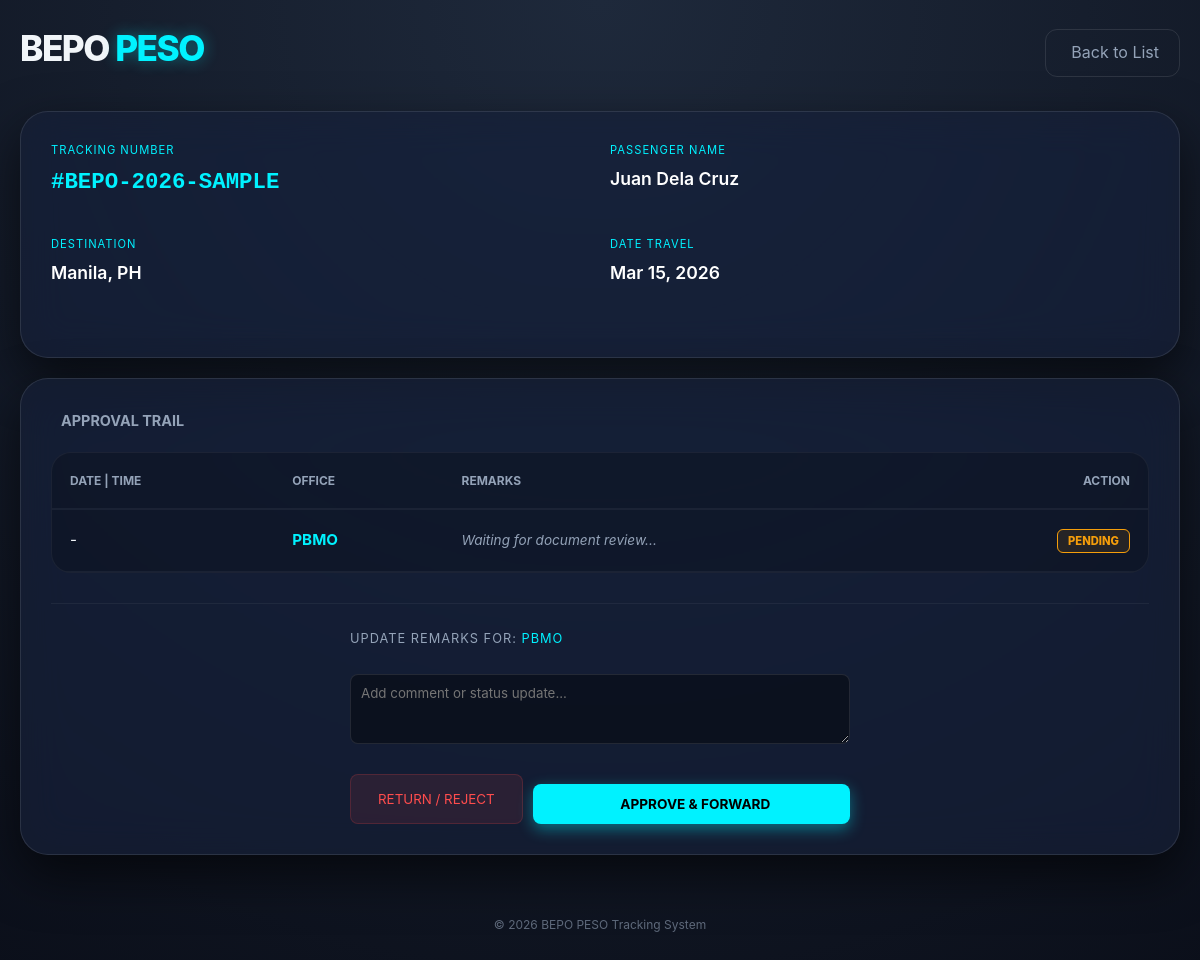
Screenshot of /bepo_peso_tracking/admin/process_order.php?id=BEPO-2026-SAMPLE&office=PBMO with the database file from the repository.
### tables this page shows
CREATE TABLE IF NOT EXISTS travel_orders (
    id INT AUTO_INCREMENT PRIMARY KEY,
    tracking_id VARCHAR(20) NOT NULL UNIQUE,  
    passenger_name VARCHAR(100) NOT NULL,
    passport_no VARCHAR(50) NOT NULL,
    destination VARCHAR(100) NOT NULL,
    travel_date DATE NOT NULL,
    
     
    current_office ENUM('PBMO', 'PHRMO', 'PADMO', 'GO', 'COMPLETED') DEFAULT 'PBMO',
    status ENUM('Pending', 'Confirmed', 'Cancelled') DEFAULT 'Pending',
    
     
    created_at TIMESTAMP DEFAULT CURRENT_TIMESTAMP,
    updated_at TIMESTAMP DEFAULT CURRENT_TIMESTAMP ON UPDATE CURRENT_TIMESTAMP,

     
    INDEX (tracking_id),
    INDEX (current_office),
    INDEX (status)
);

### bepo_peso_tracking/includes/functions.php (called while the page is built, shortened)
<?php
function formatDate($date) {
    return date("M d, Y", strtotime($date));
}
?>

### bepo_peso_tracking/admin/process_order.php (the view, shortened to what this page needs)
<?php
include '../includes/config.php';
include '../includes/functions.php';
$id = isset($_GET['id']) ? $conn->real_escape_string($_GET['id']) : '';
$office_filter = isset($_GET['office']) ? $_GET['office'] : 'PBMO';
$order = null;
if (!empty($id)) {
    $sql = "SELECT * FROM travel_orders WHERE tracking_id = '$id'";
    $result = $conn->query($sql);
    if ($result && $result->num_rows > 0) {
        $order = $result->fetch_assoc();
    }
}
?>
<!DOCTYPE html>
<html lang="en">
<head>
    <link rel="stylesheet" href="../assets/style.css">
    <link href="https://cdn.jsdelivr.net/npm/remixicon@3.5.0/fonts/remixicon.css" rel="stylesheet">
</head>
<body>
    <div class="container">
        <header class="admin-actions">
            <div class="logo">
                <a href="dashboard.php" style="text-decoration: none; color: inherit;">
                    BEPO <span>PESO</span>
                </a>
            </div>
            <a href="dashboard.php?office=<?= $office_filter ?>" class="btn-cancel" style="border: 1px solid rgba(255,255,255,0.1); padding: 10px 20px; border-radius: 12px; display: inline-flex; align-items: center; gap: 5px; text-decoration: none; color: var(--text-dim);">
                <i class="ri-arrow-left-s-line"></i> Back to List
            </a>
        </header>
        <div class="glass-card">
            <div class="detail-grid">
                <div class="info-group">
                    <label>Tracking Number</label>
                    <p style="font-family: monospace; color: var(--neon); font-size: 1.4rem;">#<?= htmlspecialchars($order['tracking_id']) ?></p>
                </div>
                <div class="info-group">
                    <label>Passenger Name</label>
                    <p><?= htmlspecialchars($order['passenger_name']) ?></p>
                </div>
                <div class="info-group">
                    <label>Destination</label>
                    <p><i class="ri-map-pin-2-line" style="color: var(--danger);"></i> <?= htmlspecialchars($order['destination']) ?></p>
                </div>
                <div class="info-group">
                    <label>Date Travel</label>
                    <p><i class="ri-calendar-line" style="color: var(--neon-blue);"></i> <?= formatDate($order['travel_date']) ?></p>
                </div>
            </div>
        </div>
        <div class="glass-card" style="margin-top: 20px;">
            <h3 style="font-size: 0.9rem; margin-bottom: 20px; color: var(--text-dim); text-transform: uppercase; display: flex; align-items: center; gap: 10px;">
                <i class="ri-git-commit-line"></i> Approval Trail
            </h3>
            <div class="table-container">
                <table>
                    <thead>
                        <tr>
                            <th>Date | Time</th>
                            <th>Office</th>
                            <th>Remarks</th>
                            <th style="text-align: right;">Action</th>
                        </tr>
                    </thead>
                    <tbody>
                        <tr>
                            <td>-</td>
                            <td><strong style="color: var(--neon);"><?= htmlspecialchars($order['current_office']) ?></strong></td>
                            <td style="font-style: italic; color: var(--text-dim); font-size: 0.85rem;">Waiting for document review...</td>
                            <td style="text-align: right;">
                                <span class="status-pill status-pending">Pending</span>
                            </td>
                        </tr>
                    </tbody>
                </table>
            </div>
            <div style="margin-top: 30px; border-top: 1px solid rgba(255,255,255,0.05); padding-top: 25px;">
                <form action="update_status.php" method="POST">
                    <label style="color: var(--text-dim); font-size: 0.8rem;">UPDATE REMARKS FOR: <span style="color: var(--neon);"><?= htmlspecialchars($office_filter) ?></span></label>
                    <textarea name="remarks" placeholder="Add comment or status update..." rows="3" style="width: 100%; margin-top: 10px; background: rgba(255,255,255,0.03); border: 1px solid rgba(255,255,255,0.1); border-radius: 8px; color: white; padding: 10px; outline: none;"></textarea>
                    <div style="display: flex; gap: 10px; margin-top: 15px;">
                        <button type="submit" name="action" value="return" class="btn-cancel" style="flex: 1; margin: 0; background: rgba(239, 68, 68, 0.1); color: #ff4d4d; border: 1px solid rgba(239, 68, 68, 0.2); padding: 12px; border-radius: 8px; cursor: pointer;">
                            <i class="ri-reply-line"></i> RETURN / REJECT
                        </button>
                        <button type="submit" name="action" value="approve" class="btn-add" style="flex: 2; padding: 12px; border-radius: 8px; cursor: pointer; background: var(--neon); color: black; font-weight: bold; border: none;">
                            <i class="ri-check-double-line"></i> APPROVE & FORWARD
                        </button>
                    </div>
                </form>
            </div>
        </div>
    </div>
    <footer style="text-align: center; margin-top: 40px; padding-bottom: 40px; color: var(--text-dim); font-size: 0.75rem; opacity: 0.6;">
        &copy; 2026 BEPO PESO Tracking System
    </footer>
</body>
</html>

### bepo_peso_tracking/assets/style.css (style rules this page uses)
:root { --bg: #0b0f1a; --glass: rgba(23, 32, 53, 0.7); --neon: #00f2ff; --neon-blue: #3b82f6; --neon-glow: rgba(0, 242, 255, 0.4); --text-main: #f1f5f9; --text-dim: #94a3b8; --success: #10b981; --danger: #ef4444; --warning: #f59e0b; --pbmo: #8b5cf6; --phrmo: #ec4899; --padmo: #10b981; --go: #f59e0b; }
* { margin: 0; padding: 0; box-sizing: border-box; font-family: 'Inter', -apple-system, sans-serif; }
body { background-color: var(--bg); background-image: radial-gradient(circle at 50% 0%, #1e293b 0%, #0b0f1a 100%); color: var(--text-main); min-height: 100vh; line-height: 1.6; overflow-x: hidden; }
.container { width: 100%; max-width: 1200px; margin: 0 auto; padding: 20px; position: relative; z-index: 10; }
.logo { font-size: 2.2rem; font-weight: 800; letter-spacing: -1.5px; margin-bottom: 10px; }
.logo span { color: var(--neon); text-shadow: 0 0 15px var(--neon-glow); }
.admin-actions { display: flex; justify-content: space-between; align-items: center; margin-bottom: 25px; gap: 15px; }
.glass-card { background: var(--glass); backdrop-filter: blur(20px) saturate(180%); border: 1px solid rgba(255, 255, 255, 0.1); border-radius: 28px; padding: 30px; box-shadow: 0 20px 50px rgba(0, 0, 0, 0.6); }
.table-container { width: 100%; overflow-x: auto; border-radius: 20px; background: rgba(0,0,0,0.2); border: 1px solid rgba(255,255,255,0.05); }
table { width: 100%; border-collapse: collapse; }
th { text-align: left; padding: 18px; color: var(--text-dim); font-size: 0.75rem; text-transform: uppercase; border-bottom: 2px solid rgba(255,255,255,0.05); }
td { padding: 18px; border-bottom: 1px solid rgba(255,255,255,0.05); font-size: 0.95rem; }
.btn-add, .btn-process { padding: 12px 24px; border-radius: 12px; font-weight: 800; font-size: 0.85rem; text-decoration: none; display: inline-flex; align-items: center; gap: 8px; border: none; cursor: pointer; transition: 0.3s; background: linear-gradient(135deg, var(--neon), var(--neon-blue)); color: #020617; box-shadow: 0 5px 15px var(--neon-glow); white-space: nowrap; }
form .btn-add, form .btn-save { width: 100%; justify-content: center; margin-top: 10px; }
form { display: flex; flex-direction: column; gap: 15px; max-width: 500px; margin: 0 auto; }
label { display: block; font-size: 0.85rem; color: var(--neon); text-transform: uppercase; letter-spacing: 1px; text-align: left; }
input, textarea, select { width: 100%; padding: 14px 18px; background: rgba(0, 0, 0, 0.4) !important; border: 1px solid rgba(255, 255, 255, 0.1); border-radius: 12px; color: #fff !important; outline: none; transition: 0.3s; }

### bepo_peso_tracking/admin/process_order.php (style rules this page uses)
.detail-grid { display: grid; grid-template-columns: 1fr 1fr; gap: 20px; margin-bottom: 25px; }
.info-group { margin-bottom: 15px; }
.info-group label { color: var(--neon); font-size: 0.7rem; text-transform: uppercase; letter-spacing: 1px; }
.info-group p { font-size: 1.1rem; font-weight: 600; color: #fff; margin: 5px 0 0 0; }
.status-pill { padding: 4px 10px; border-radius: 6px; font-size: 0.7rem; font-weight: 800; text-transform: uppercase; }
.status-pending { background: rgba(245, 158, 11, 0.1); color: var(--warning); border: 1px solid var(--warning); }

### rows the page displays
travel_orders: tracking "BEPO-2026-SAMPLE", passenger_name "Juan Dela Cruz", destination "Manila, PH", travel_date "Mar 15, 2026", current_office "PBMO"

### other values shown
$office_filter "PBMO"
